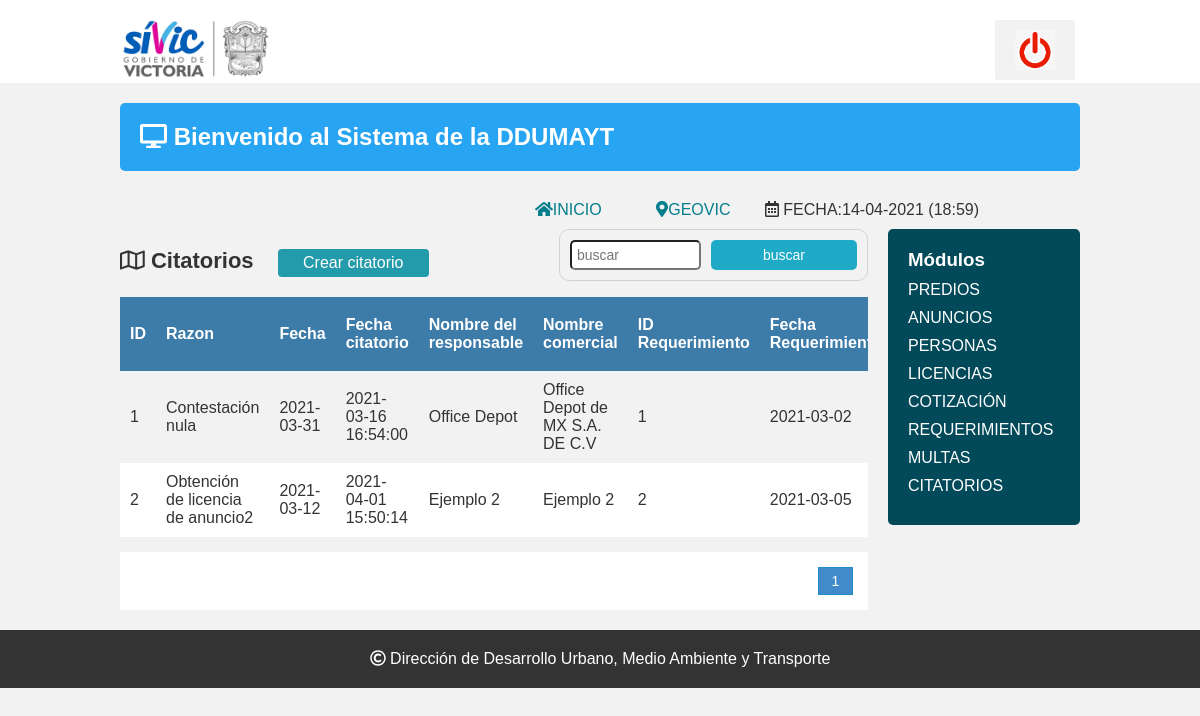
/Sistema/lista_citatorio.php, run on the app's committed database.
### tables this page shows
CREATE TABLE `citatorios_anuncios` (
  `id_citatorio` int(11) NOT NULL,
  `razon` varchar(80) NOT NULL,
  `fecha_creado` date NOT NULL,
  `fecha_citatorio` datetime NOT NULL,
  `id_persona` int(11) NOT NULL,
  `id_requerimiento` int(11) NOT NULL
);

CREATE TABLE `personas` (
  `id_persona` int(11) NOT NULL,
  `nombre_responsable` varchar(80) NOT NULL,
  `nombre_comercial` varchar(80) DEFAULT NULL,
  `rfc` varchar(13) NOT NULL,
  `tipo` varchar(30) NOT NULL,
  `calle` varchar(90) NOT NULL,
  `numero` varchar(25) NOT NULL,
  `id_colonia` int(11) NOT NULL
);

CREATE TABLE `requerimientos_anuncios` (
  `id_requerimiento` int(11) NOT NULL,
  `id_persona` int(11) NOT NULL,
  `fecha` date NOT NULL DEFAULT current_timestamp(),
  `descripcion` varchar(255) NOT NULL
);

### Sistema/lista_citatorio.php (the view, shortened to what this page needs)
<?php
include "conexion.php";
?>
<!DOCTYPE html>
<html lang="en">
<head>
	<?php include "includes/scripts.php"; ?>
</head>
<body>
<?php include "includes/header.php"; ?>
	<section class="main">
<?php include "includes/wrapp.php"; ?>
			<div class="articulo">
				<H1><i class="far fa-map"></i> Citatorios</H1>
                <a href="registro_citatorio.php" class="btn_new">Crear citatorio</a>
                <form action="buscar_citatorio.php" method="get" class="form_search">
                	<input type="text" name="busqueda" id="busqueda" placeholder="buscar">
                    <input type="submit" value="buscar" class="btn_search">
                </form>
                <div  style="overflow: auto" width="50%">
                <table>
                	<tr>
                    	<th>ID</th>
                        <th>Razon</th>
                        <th>Fecha</th>
                        <th>Fecha citatorio</th>
                        <th>Nombre del responsable</th>
						<th>Nombre comercial</th>
                        <th>ID Requerimiento</th>
                        <th>Fecha Requerimiento</th>
                    </tr>
                    <?php
					$sql_registe=mysqli_query($conection,"select count(*) as total_registro from citatorios_anuncios");
					$result_register=mysqli_fetch_array($sql_registe);
					$total_registro=$result_register['total_registro'];
					$por_pagina=5;
					if(empty($_GET['pagina'])){
						$pagina=1;
					}else{
						$pagina= $_GET['pagina'];
					}
					$desde=($pagina-1)*$por_pagina;
					$total_paginas= ceil($total_registro/$por_pagina);
					$query= mysqli_query($conection,"SELECT c.id_citatorio, c.razon, c.fecha_creado, c.fecha_citatorio, c.id_persona, p.nombre_responsable, p.nombre_comercial, c.id_requerimiento, r.id_requerimiento, r.fecha as fecha_requerimiento, r.descripcion FROM personas p INNER JOIN citatorios_anuncios c on p.id_persona=c.id_persona INNER JOIN requerimientos_anuncios r on r.id_requerimiento=c.id_requerimiento order by id_citatorio asc	LIMIT $desde,$por_pagina");
					$result=mysqli_num_rows($query);
					if($result>0){
						while ($data= mysqli_fetch_array($query)){
					?>
                    <tr>
                    	<td><?php echo $data['id_citatorio']; ?></td>
                        <td><?php echo $data['razon']; ?></td>
                        <td><?php echo $data['fecha_creado']; ?></td>
                        <td><?php echo $data['fecha_citatorio']; ?></td>
                        <td><?php echo $data['nombre_responsable']; ?></td>
						<td><?php echo $data['nombre_comercial']; ?></td>
                        <td><?php echo $data['id_requerimiento']; ?></td>
                        <td><?php echo $data['fecha_requerimiento']; ?></td>
                    </tr>
                    <?php
					}
					}
                    ?>
                </table>
                </div>
                <div class="paginador">
                	<ul>
						<?php
						 for ($i=1; $i<=$total_paginas; $i++){
								if($i==$pagina){
									echo '<li class="pageSelect">'.$i.'</li>';
								}else{
									echo '<li><p><a href="?pagina='.$i.'">'.$i.'</a></p></li>';
								 }
							  }
						 ?>
                    </ul>
                </div>
			</div>
		<?php include "includes/aside.php"; ?>
		</div>
	</section>
		<?php include "includes/footer.php"; ?>
</body>
</html>

### Sistema/css/estilos.css (style rules this page uses)
* { -webkit-box-sizing: border-box; -moz-box-sizing: border-box; box-sizing: border-box; margin:0px; padding:0px; }
body { background:#f2f2f2; color:#333; font-family:Arial, helvetica, sans-serif; }
a { text-decoration: none; color:#27a4f2; }
.articulo { float: left; width: 80%; padding:0px 20px 20px 0px; }
ul, ol { list-style:none; }
form { background:#FFF; margin:auto; padding:20px 50px; border:1px solid #d1d1d1; }
input,select { display:block; width:100%; font-size:14px; padding:5px; border:1px solid:#85929e; border-radius:5px; }
.articulo h1 { font-size:22px; display:inline-block; }
.btn_new { display:inline-block; background:#239baa; color:#FFF; padding:5px 25px; border-radius:4px; margin:20px; }
table { border-collapse:collapse; font-size:12pt; width:100%; }
table th { text-align:left; padding:10px; background:#3d7ba8; color:#FFF; }
table tr:nth-child(odd) { background:#FFF; }
table td { padding:10px; }
.articulo h1 { text-align:center; }
.paginador ul { padding:15px; list-style:none; background:#FFF; margin-top:15px; display:-webkit-flex; display:-moz-flex; display:-ms-flex; display:-o-flex; display:flex; justify-content: flex-end; }
.paginador a, .pageSelect { color:#428bca; border:1px solid #ddd; padding:5px; display:inline-block; font-size:14px; text-align:center; width:35px; }
.pageSelect { color:#FFF; background:#428bca; border:1px solid #228bca; }
.form_search { display:-webkit-flex; display:-moz-flex; display:-ms-flex; display:-o-flex; display:flex; float:right; background:initial; padding:10px; border-radius:10px; }
.form_search .btn_search { background:#1faac8; color:#FFF; padding:0 20px; border:0; cursor:pointer; margin-left:10px; }

### data on the page
citatorios_anuncios: id_citatorio "1", razon "Contestación nula", fecha_creado "2021-03-31", fecha_citatorio "2021-03-16 16:54:00", id_persona.nombre_responsable "Office Depot", id_persona.nombre_comercial "Office Depot de MX S.A. DE C.V", id_requerimiento.id_requerimiento "1", id_requerimiento.fecha "2021-03-02"
citatorios_anuncios: id_citatorio "2", razon "Obtención de licencia de anuncio2", fecha_creado "2021-03-12", fecha_citatorio "2021-04-01 15:50:14", id_persona.nombre_responsable "Ejemplo 2", id_persona.nombre_comercial "Ejemplo 2", id_requerimiento.id_requerimiento "2", id_requerimiento.fecha "2021-03-05"

### other printed values
$date "14-04-2021 (18:59)"
